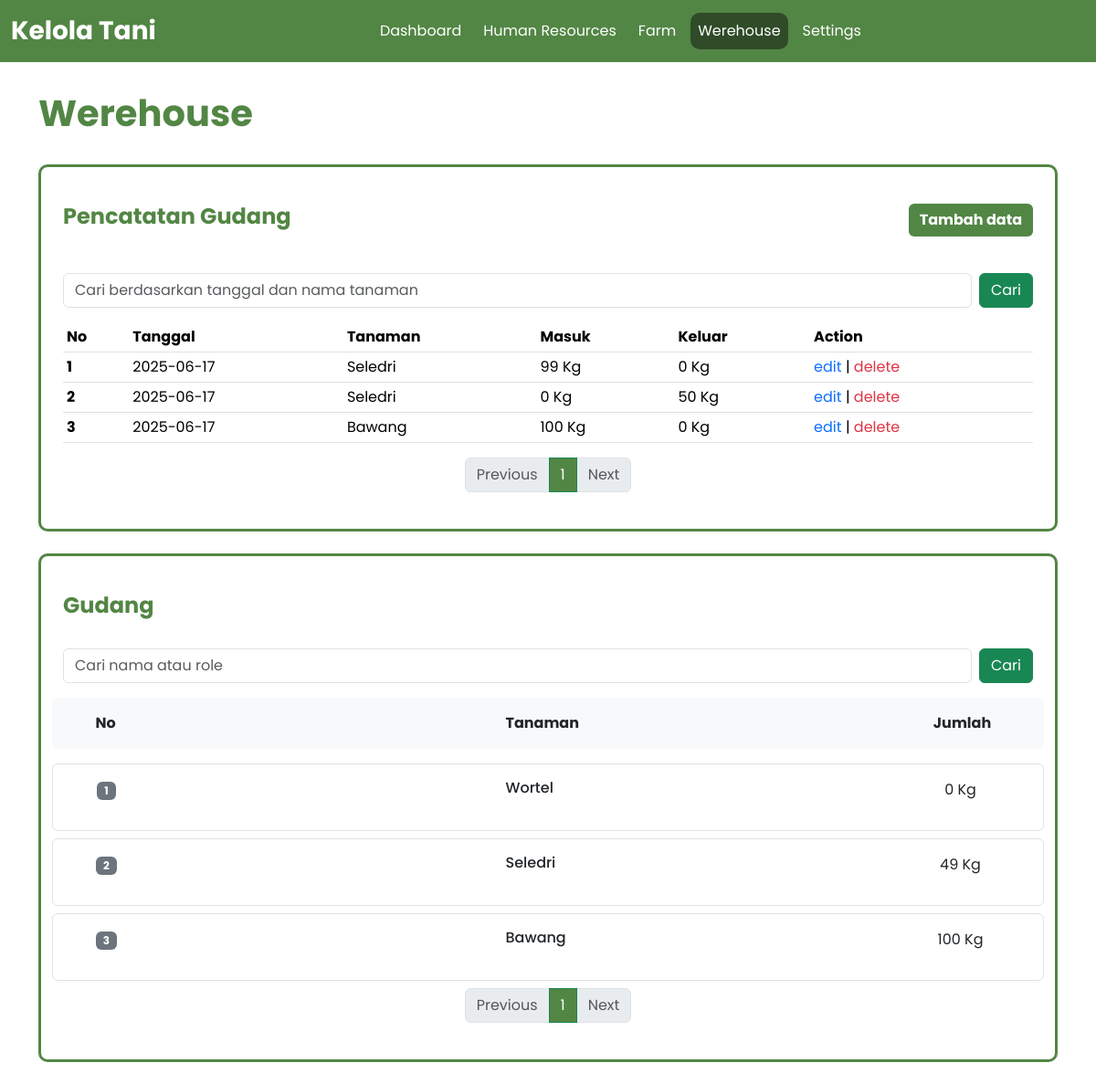
The app's page /views/werehouse/werehouse.php (signed in), older data.
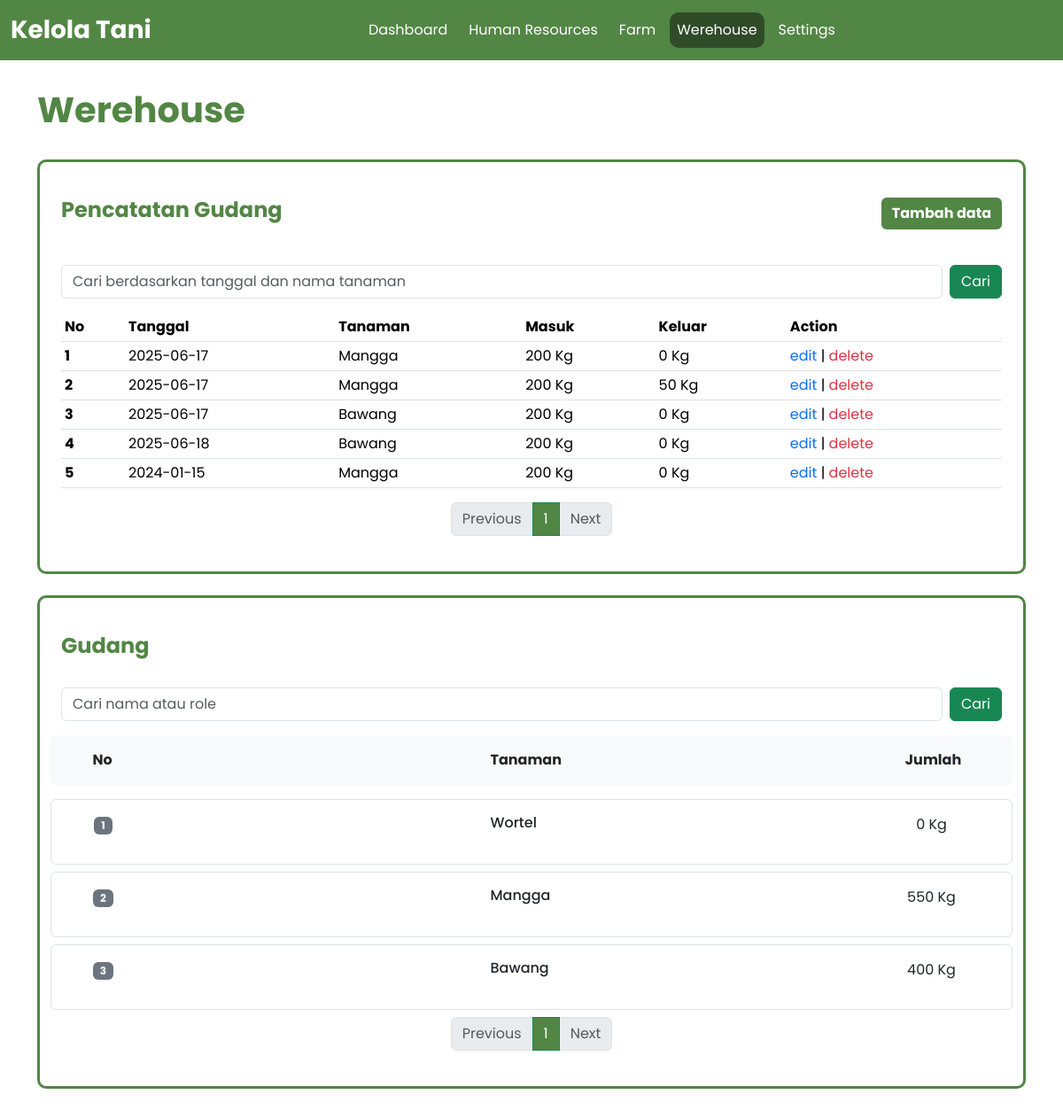
The same page, newer data.
### tables this page shows
CREATE TABLE `storage_flows` (
  `id_flow` int NOT NULL,
  `date_flow` date NOT NULL,
  `id_crop` int NOT NULL,
  `in_flow` int DEFAULT '0',
  `out_flow` int DEFAULT '0',
  `id_user` int NOT NULL
);

CREATE TABLE `crops` (
  `id_crop` int NOT NULL,
  `name_crop` varchar(50) NOT NULL,
  `id_user` int NOT NULL
);

CREATE TABLE `storages` (
  `id_storage` int NOT NULL,
  `id_crop` int NOT NULL,
  `volume_storage` int DEFAULT '0',
  `id_user` int NOT NULL
);

### includes/showData.php (the view, shortened to what this page needs)
<?php
class ShowData{
    function __construct($conn, $sessionUser){
        $this->conn = $conn;
        $this->sessionUser = $sessionUser;
        $this->limit = 5;
        $this->page1 = isset($_GET['page1']) ? (int)$_GET['page1'] : 1;
        $this->page2 = isset($_GET['page2']) ? (int)$_GET['page2'] : 1;
        $this->offset1 = ($this->page1 - 1) * $this->limit;
        $this->offset2 = ($this->page2 - 1) * $this->limit;
    }
    function showDataWerehouse($search){
        $searchQuery = '';
        $countQuery = "SELECT COUNT(*) as total
                        FROM storages s, crops c
                        WHERE  s.id_crop = c.id_crop and s.id_user = $this->sessionUser $searchQuery";
        $countResult = mysqli_query($this->conn, $countQuery);
        $totalData = mysqli_fetch_assoc($countResult)['total'];
        $totalPages = ceil($totalData / $this->limit);
        $query = "SELECT s.id_storage, c.name_crop, s.volume_storage
                    FROM storages s, crops c
                    WHERE  s.id_crop = c.id_crop and s.id_user = $this->sessionUser $searchQuery
                    ORDER BY s.id_storage ASC LIMIT $this->limit OFFSET $this->offset1";
        $stmt = $this->conn->prepare($query);
        $stmt->execute();
        $result = $stmt->get_result();
        $text = "";
        if ($result->num_rows > 0 ){
            $no = ($this->page1 - 1) * $this->limit + 1;
            while($row = mysqli_fetch_assoc($result)){
                $text .= "
                <div class='row border rounded p-3 mb-2 justify-content-between pe-5'>
                <div class='col-1 text-center'>
                    <span class='badge bg-secondary'>".$no++."</span>
                </div>
                <div class='col-1'>
                    <h6 class='mb-0'>".$row['name_crop']."</h6>
                </div>
                <div class='col-1 text-center '>
                    <p>".$row['volume_storage']." Kg</p>
                </div>
            </div>
                ";
            }
        } else {
            $text .= "
            <div class='alert text-center' role='alert'>
                Belum ada data penyimpanan tersedia.
            </div>
            ";
        }
        return [
            'totalPages' => $totalPages,
            'currentPage' => $this->page1,
            'textHTML' => $text
        ];
    }
    function showDataStock($search){
        $searchQuery = '';
        $countQuery = "SELECT COUNT(*) as total FROM storage_flows f, crops c WHERE f.id_crop = c.id_crop and f.id_user = $this->sessionUser $searchQuery";
        $countResult = mysqli_query($this->conn, $countQuery);
        $totalData = mysqli_fetch_assoc($countResult)['total'];
        $totalPages = ceil($totalData / $this->limit);
        $query = "SELECT f.id_flow, f.date_flow, c.name_crop, f.in_flow, f.out_flow, f.id_user
                    FROM storage_flows f, crops c
                    WHERE f.id_crop = c.id_crop and f.id_user = $this->sessionUser $searchQuery
                    ORDER BY f.id_flow ASC LIMIT $this->limit OFFSET $this->offset2";
        $stmt = $this->conn->prepare($query);
        $stmt->execute();
        $result = $stmt->get_result();
        $text = "";
        if ($result->num_rows > 0 ){
            $no = ($this->page2 - 1) * $this->limit + 1;
            while($row = mysqli_fetch_assoc($result)){
                $text .=
                "<tr>
                    <th scope='row'>".$no++."</th>
                    <td>".$row['date_flow']."</td>
                    <td>".$row['name_crop']."</td>
                    <td>".$row['in_flow']." Kg</td>
                    <td>".$row['out_flow']." Kg</td>
                    <td><a href='editStock.php?id=".$row['id_flow']."' class='text-primary'>edit</a> | <a href='delStock.php?id=".$row['id_flow']."' class='text-danger' onclick=\"return confirm('yakin ingin menghapus data ini?')\">delete</a></td>
                </tr>";
            }
        } else {
            $text .= "
                <tr>
                    <td colspan='6' class='text-center'>Tidak ada data</td>
                </tr>
            ";
        }
        return [
            'totalPages' => $totalPages,
            'currentPage' => $this->page2,
            'textHTML' => $text
        ];
    }
}
?>

### views/werehouse/werehouse.php (shortened to what this page needs)
<?php
    require_once "../../includes/conn.php";
    include_once "../../includes/showData.php";
    include_once "../../includes/funcPagination.php";
    $show = new ShowData($conn, $_SESSION['id_user']);
    $searchWerehouse = isset($_GET['search1']) ? $_GET['search1'] : '';
    $searchFlowStorage = isset($_GET['search2']) ? $_GET['search2'] : '';
    $dataWerehouse = $show->showDataWerehouse($searchWerehouse);
    $page1 = $dataWerehouse["currentPage"];
    $totalPagesWerehouse = $dataWerehouse["totalPages"];
    $showDataWerehouse = $dataWerehouse["textHTML"];
    $dataFlowStorage = $show->showDataStock($searchFlowStorage);
    $page2 = $dataFlowStorage["currentPage"];
    $totalPagesFlowStorage = $dataFlowStorage["totalPages"];
    $showDataFlowStorage = $dataFlowStorage["textHTML"];
?>
<!DOCTYPE html>
<html lang="en">
<head>
    <link href="https://cdn.jsdelivr.net/npm/bootstrap@5.3.6/dist/css/bootstrap.min.css" rel="stylesheet">
    <link href="https://cdn.jsdelivr.net/npm/bootstrap@5.3.6/dist/css/bootstrap.min.css" rel="stylesheet">
    <link rel="stylesheet" href="../../assets/css/style.css?v=1.2">
</head>
<body>
    <?php require_once '../../includes/navbar.php';?>
    <main class="main container d-flex flex-column gap-4 mb-4">
        <h1 class="fw-bold text-primary-green">Werehouse</h1>
        <section class="container_sect p-4">
            <div class="d-flex justify-content-between  mb-4 mt-3">
                <h2 class="fs-4 fw-bold text-primary-green">Pencatatan Gudang</h2>
                <a href="addStock.php"><button class='btn btn-primary-green text-white fw-bold border-0 mb-3'>Tambah data</button></a>
            </div>
            <form method="get" class="mb-3 d-flex gap-2">
                <input type="text" name="search2" class="form-control" placeholder="Cari berdasarkan tanggal dan nama tanaman" value="<?= htmlspecialchars($searchFlowStorage) ?>">
                <button type="submit" class="btn btn-success">Cari</button>
            </form>
            <div class="table-responsive">
                <table class="table table-sm">
                    <thead>
                        <tr>
                        <th scope="col">No</th>
                        <th scope="col">Tanggal</th>
                        <th scope="col">Tanaman</th>
                        <th scope="col">Masuk</th>
                        <th scope="col">Keluar</th>
                        <th scope="col">Action</th>
                        </tr>
                    </thead>
                    <tbody>
                        <?php echo $showDataFlowStorage;?>
                    </tbody>
                </table>
            </div>
             <?php pagination($totalPagesWerehouse, $page1,$totalPagesFlowStorage, $page2,$searchWerehouse,$searchFlowStorage, "2");?>
        </section>
        <section class="container_sect p-4">
            <div class="d-flex justify-content-between mb-4 mt-3">
                <h2 class="fs-4 fw-bold text-primary-green">Gudang</h2>
            </div>
            <form method="get" class="mb-3 d-flex gap-2">
                <input type="text" name="search1" class="form-control" placeholder="Cari nama atau role" value="<?= htmlspecialchars($searchWerehouse) ?>">
                <button type="submit" class="btn btn-success">Cari</button>
            </form>
            <div class="row bg-light p-3 mb-3 rounded justify-content-between  pe-5">
                <div class="col-1 text-center">
                    <strong>No</strong>
                </div>
                <div class="col-1">
                    <strong>Tanaman</strong>
                </div>
                <div class="col-1 text-center">
                    <strong>Jumlah</strong>
                </div>
            </div>
            <?php echo $showDataWerehouse; ?>
             <?php pagination($totalPagesWerehouse, $page1,$totalPagesFlowStorage, $page2,$searchWerehouse,$searchFlowStorage, "1");?>
        </section>
    </main>
</body>
</html>

### includes/navbar.php (shortened to what this page needs)
<?php
    function getActivePage() {
    return basename($_SERVER['PHP_SELF'], '.php');
}
function isActivePage($page_name) {
    return getActivePage() === $page_name;
}
function getAriaCurrentPage($page_name) {
    return isActivePage($page_name) ? 'aria-current="page"' : '';
}
function getActiveClass($page_name) {
    return isActivePage($page_name) ? 'active' : '';
}
?>
<nav class="navbar navbar-expand-lg bg-primary-green fixed-top z-1">
        <div class="container-fluid">
            <a class="navbar-brand me-auto fw-bold fs-3 text-white" href="#">Kelola Tani</a>
            <div class="collapse navbar-collapse" id="navbarNav">
            <ul class="navbar-nav mx-auto d-flex gap-2">
                <li class="nav-item">
                <a class="nav-link text-white <?php echo getActiveClass('home'); ?>" <?php echo getAriaCurrentPage('home'); ?>href="../home/home.php">Dashboard</a>
                </li>
                <li class="nav-item">
                <a class="nav-link text-white <?php echo getActiveClass('hr'); ?>" <?php echo getAriaCurrentPage('hr'); ?> href="../human_resources/hr.php">Human Resources</a>
                </li>
                <li class="nav-item">
                <a class="nav-link text-white <?php echo getActiveClass('farm'); ?>" <?php echo getAriaCurrentPage('farm'); ?> href="../farm/farm.php">Farm</a>
                </li>
                <li class="nav-item">
                <a class="nav-link text-white <?php echo getActiveClass('werehouse'); ?>" <?php echo getAriaCurrentPage('werehouse'); ?>  href="../werehouse/werehouse.php">Werehouse</a>
                </li>
                <li class="nav-item">
                <a class="nav-link text-white <?php echo getActiveClass('settings'); ?>" href="../settings/settings.php">Settings</a>
                </li>
            </ul>
            </div>
        </div>
    </nav>

### includes/funcPagination.php (shortened to what this page needs)
<?php
    function pagination($totalPages1, $page1, $totalPages2, $page2,$search1,$search2, $pembeda){
        echo '<nav><ul class="pagination justify-content-center">';
        if ($pembeda == "1") {
            if ($page1 > 1) {
                $prevPage1 = $page1 - 1;
                echo "<li class='page-item'><a class='page-link text-primary-green' href='?page1=$prevPage1&page2=$page2&search1=$search1&search2=$search2'>Previous</a></li>";
            } else {
                echo "<li class='page-item disabled'><span class='page-link text-primary-green'>Previous</span></li>";
            }
            for ($i = 1; $i <= $totalPages1; $i++) {
                if ($i == $page1) {
                    echo "<li class='page-item active'><span class='page-link text-primary-green'>$i</span></li>";
                } else {
                    echo "<li class='page-item'><a class='page-link text-primary-green' href='?page1=$i&page2=$page2&search1=$search1&search2=$search2'>$i</a></li>";
                }
            }
            if ($page1 < $totalPages1) {
                $nextPage1 = $page1 + 1;
                echo "<li class='page-item'><a class='page-link text-primary-green' href='?page1=$nextPage1&page2=$page2&search1=$search1&search2=$search2'>Next</a></li>";
            } else {
                echo "<li class='page-item disabled'><span class='page-link text-primary-green'>Next</span></li>";
            }
        } else {
            if ($page2 > 1) {
                $prevPage2 = $page2 - 1;
                echo "<li class='page-item'><a class='page-link text-primary-green' href='?page1=$page1&page2=$prevPage2&search1=$search1&search2=$search2'>Previous</a></li>";
            } else {
                echo "<li class='page-item disabled'><span class='page-link text-primary-green'>Previous</span></li>";
            }
            for ($j = 1; $j <= $totalPages2; $j++) {
                if ($j == $page2) {
                    echo "<li class='page-item active'><span class='page-link text-primary-green'>$j</span></li>";
                } else {
                    echo "<li class='page-item'><a class='page-link text-primary-green' href='?page1=$page1&page2=$j&search1=$search1&search2=$search2'>$j</a></li>";
                }
            }
            if ($page2 < $totalPages2) {
                $nextPage2 = $page2 + 1;
                echo "<li class='page-item'><a class='page-link text-primary-green' href='?page1=$page1&page2=$nextPage2&search1=$search1&search2=$search2'>Next</a></li>";
            } else {
                echo "<li class='page-item disabled'><span class='page-link text-primary-green'>Next</span></li>";
            }
        }
        echo '</ul></nav>';
    }
?>

### assets/css/style.css (style rules this page uses)
* { font-family: 'Poppins', sans-serif; }
:root { --primary-light-green: #626e5f; --primary-green: #528644; --primary-dark-green: #2f4b28; --navbar-dark-mode: #212121; --background-dark-mode: #1A1A1A; --text-dark-mode: #F2F2F2; --secondary-dark-mode: #A0A0A0; }
body { background-color: white; }
ul { list-style: none; }
a { text-decoration: none; color: inherit; }
th, td { white-space: nowrap; }
.bg-primary-green { background-color: var(--primary-green); }
.btn-primary-green { background-color: var(--primary-green); }
.text-primary-green { color: var(--primary-green); }
.main { margin-top: 100px; }
.container_sect { border: 3px solid var(--primary-green); border-radius: 10px; -webkit-border-radius: 10px; -moz-border-radius: 10px; -ms-border-radius: 10px; -o-border-radius: 10px; }
.nav-link { border-radius: 10px; -webkit-border-radius: 10px; -moz-border-radius: 10px; -ms-border-radius: 10px; -o-border-radius: 10px; }
.active { background-color: var(--primary-dark-green); }
.pagination .page-item.active .page-link { background-color: var(--primary-green); border-color: #198754; color: white; }

Row changes from the older to the newer data that the page shows:
changed storage_flows (number 1 of 5 on the later page): id_crop.name_crop "Seledri" → "Mangga"; in_flow "99" → "200"
changed storage_flows (number 2 of 5 on the later page): id_crop.name_crop "Seledri" → "Mangga"; in_flow "0" → "200"
changed storage_flows (number 3 of 5 on the later page): in_flow "100" → "200"
added storage_flows: date_flow "2025-06-18", id_crop.name_crop "Bawang", in_flow "200", out_flow "0"
added storage_flows: date_flow "2024-01-15", id_crop.name_crop "Mangga", in_flow "200", out_flow "0"
changed storages: id_crop.name_crop "Seledri" → "Mangga"; volume_storage "49" → "550"
changed storages "Bawang": volume_storage "100" → "400"
